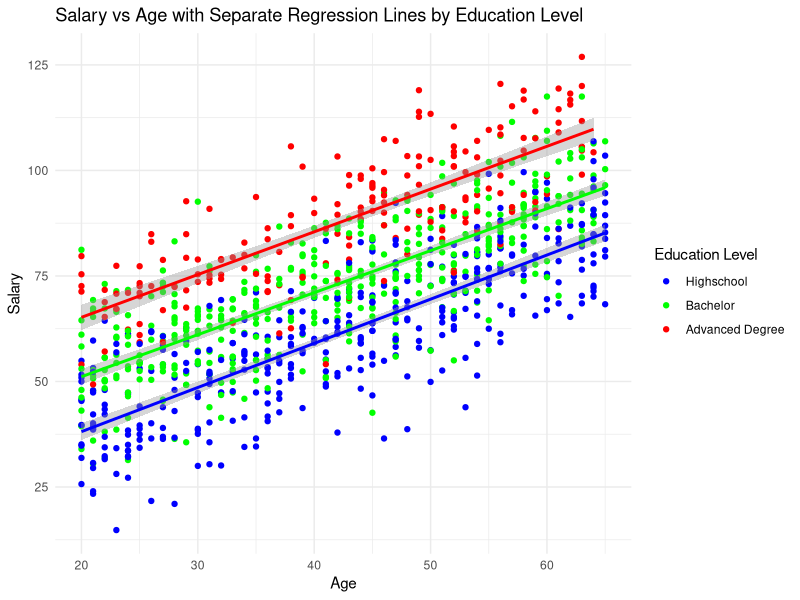

Generate this figure with R:
# Load necessary libraries
library(dplyr)
library(ggplot2)

# Assuming the data is stored in a CSV file, load the dataset
data <- read.csv("salary_data.csv")

# Convert education to a factor if it's not already
data$education <- factor(data$education, levels = c("highschool", "bachelor", "advanced_degree"))

# Subset data by education level
data_highschool <- filter(data, education == "highschool")
data_bachelor <- filter(data, education == "bachelor")
data_advanced <- filter(data, education == "advanced_degree")

# Perform separate linear regressions for each education level
model_highschool <- lm(salary ~ age, data = data_highschool)
model_bachelor <- lm(salary ~ age, data = data_bachelor)
model_advanced <- lm(salary ~ age, data = data_advanced)

# View the summary of each model
summary(model_highschool)
summary(model_bachelor)
summary(model_advanced)

# Plot the data and regression lines for each education level
ggplot(data, aes(x = age, y = salary, color = education)) +
  geom_point() +
  geom_smooth(data = data_highschool, method = "lm", se = TRUE, color = "blue") +
  geom_smooth(data = data_bachelor, method = "lm", se = TRUE, color = "green") +
  geom_smooth(data = data_advanced, method = "lm", se = TRUE, color = "red") +
  labs(title = "Salary vs Age with Separate Regression Lines by Education Level",
       x = "Age", y = "Salary") +
  scale_color_manual(values = c("highschool" = "blue", "bachelor" = "green", "advanced_degree" = "red"),
                     labels = c("Highschool", "Bachelor", "Advanced Degree"),
                     name = "Education Level") +
  theme_minimal()
